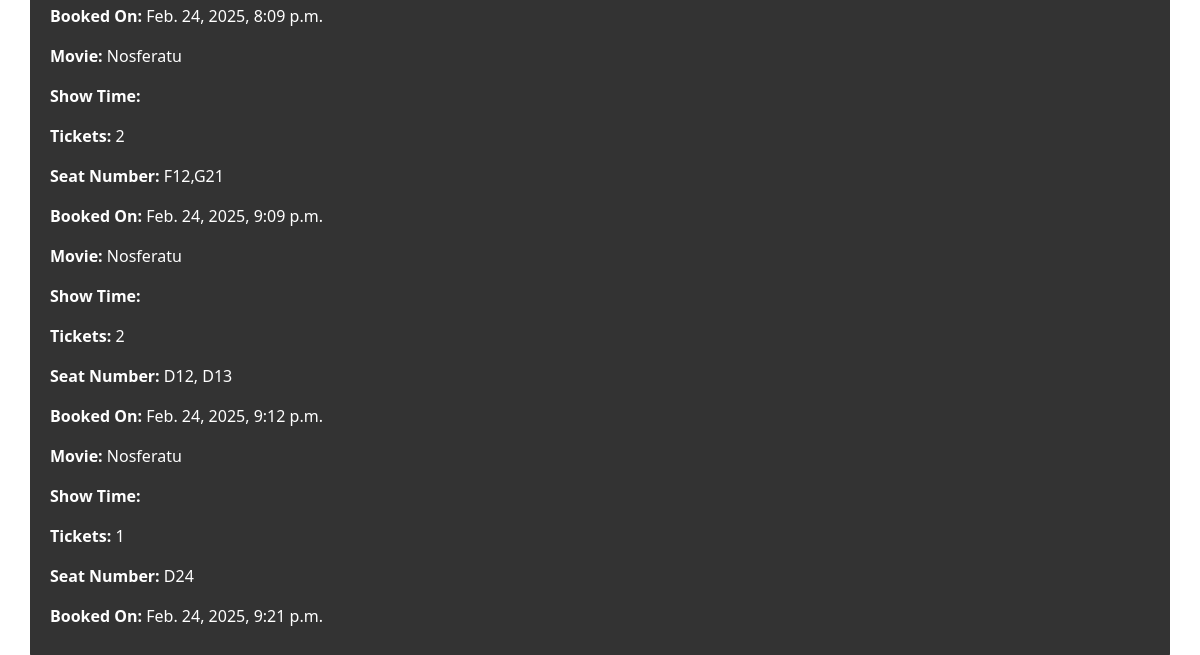
/tickets/ (signed in, lower part), run on an earlier commit of the app's database.
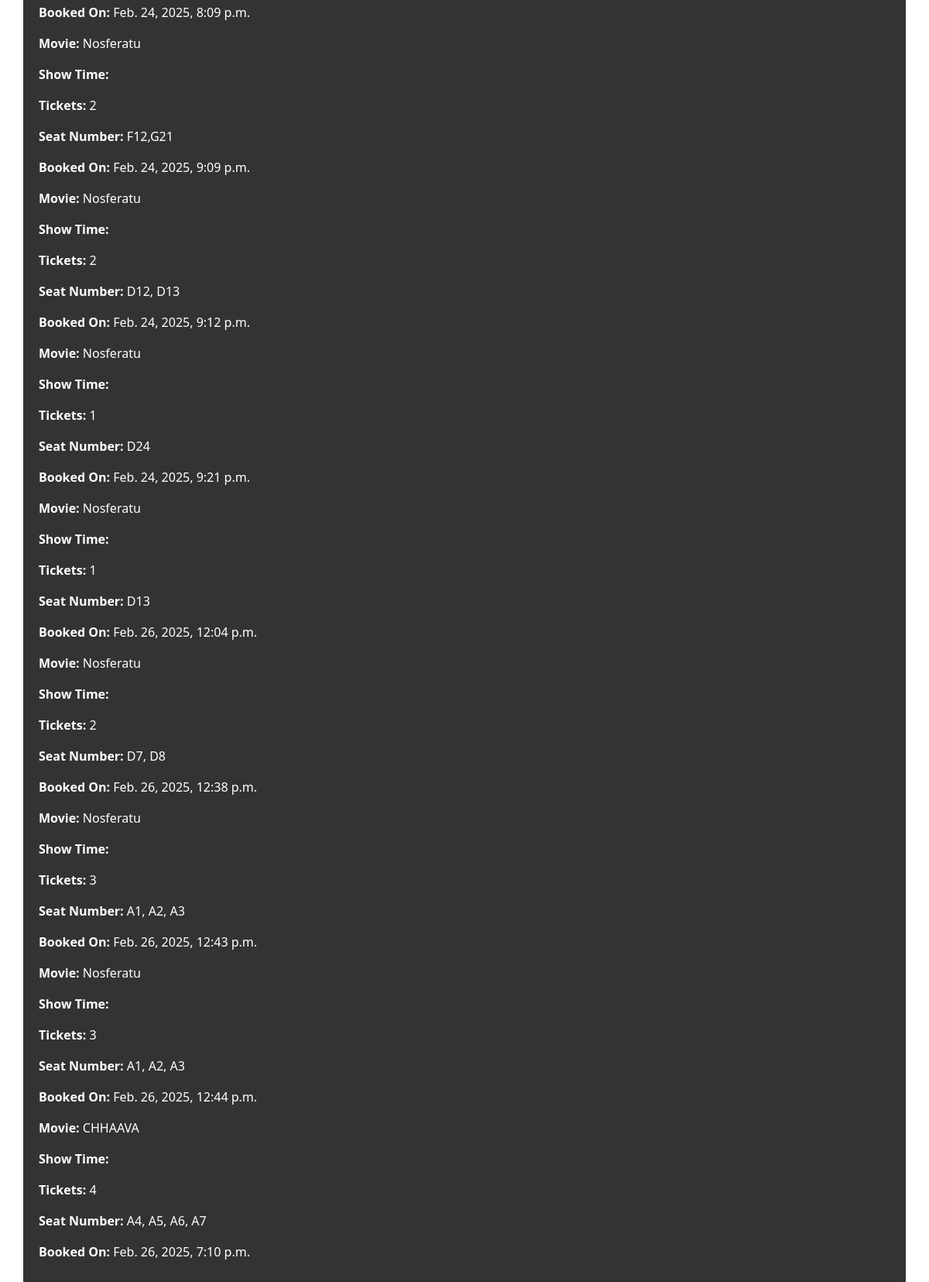
And on a later commit of the database.
### booking/models.py (models this page shows, shortened)
class Ticket(models.Model):
    user = models.ForeignKey(User, on_delete=models.CASCADE)
    movie = models.ForeignKey(Movie, on_delete=models.CASCADE)
    show_time = models.ForeignKey(ShowTime, on_delete=models.CASCADE)
    quantity = models.PositiveIntegerField(default=1)
    seat_number = models.CharField(max_length=10, null=True, blank=True)
    booking_date = models.DateTimeField(auto_now_add=True)
    is_paid = models.BooleanField(default=False)  # ✅ Ensure this field is present

class Movie(models.Model):
    title = models.CharField(max_length=255)
    genre = models.CharField(max_length=100, default="Unknown")
    release_date = models.DateField()
    poster = models.ImageField(upload_to='movie_posters/', null=True, blank=True)
    price = models.DecimalField(max_digits=6, decimal_places=2, default=0.00)

### booking/views.py (the view)
# urls.py: path('tickets/', views.ticket_list, name='ticket_list'),
@login_required
def ticket_list(request):
    tickets = Ticket.objects.filter(user=request.user)
    return render(request, 'booking/ticket_list.html', {'tickets': tickets})

### booking/templates/booking/ticket_list.html (shortened to what this page needs)
{% extends "booking/base.html" %}
{% block content %}
    {% for ticket in tickets %}
        <div>
            <p><strong>Movie:</strong> {{ ticket.movie.title }}</p>
            <p><strong>Show Time:</strong> {{ ticket.show_time.time|time:"h:i A" }}</p>
            <p><strong>Tickets:</strong> {{ ticket.quantity }}</p>
            <p><strong>Seat Number:</strong> {{ ticket.seat_number }}</p>
            <p><strong>Booked On:</strong> {{ ticket.booking_date }}</p>
        </div>
    {% empty %}
        <p>You have no booked tickets.</p>
    {% endfor %}
{% endblock %}

What changed in the data, as far as the page shows it:
added Ticket: movie "Nosferatu", quantity "1", seat_number "D13", booking_date "Feb. 26, 2025, 12:04 p.m."
added Ticket: movie "Nosferatu", quantity "2", seat_number "D7, D8", booking_date "Feb. 26, 2025, 12:38 p.m."
added Ticket: movie "Nosferatu", quantity "3", seat_number "A1, A2, A3", booking_date "Feb. 26, 2025, 12:43 p.m."
added Ticket: movie "Nosferatu", quantity "3", seat_number "A1, A2, A3", booking_date "Feb. 26, 2025, 12:44 p.m."
added Ticket: movie "CHHAAVA", quantity "4", seat_number "A4, A5, A6, A7", booking_date "Feb. 26, 2025, 7:10 p.m."
